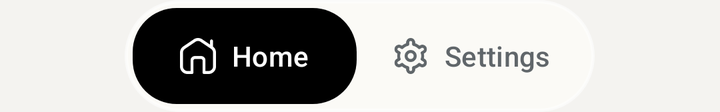
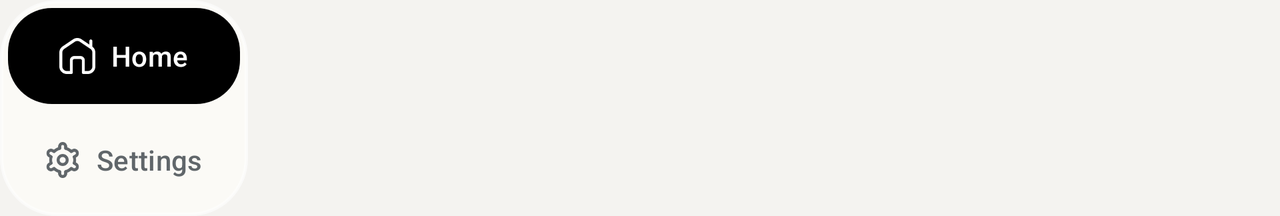

First picture: res/layout/ on a phone held upright. Second picture: the repository's own variant of that layout, on a device whose configuration matches the variant's folder. Source for both follows.
<!-- AndroidManifest.xml: application theme Theme.LinkDeck -->
<!-- res/layout/view_floating_nav.xml -->
<?xml version="1.0" encoding="utf-8"?>
<LinearLayout xmlns:android="http://schemas.android.com/apk/res/android"
    xmlns:app="http://schemas.android.com/apk/res-auto"
    android:id="@+id/cardFloatingNav"
    android:layout_width="wrap_content"
    android:layout_height="wrap_content"
    android:layout_gravity="bottom|center_horizontal"
    android:background="@drawable/bg_floating_nav_container"
    android:orientation="horizontal"
    android:elevation="6dp"
    android:padding="4dp">

    <LinearLayout
        android:id="@+id/tabHome"
        android:layout_width="wrap_content"
        android:layout_height="48dp"
        android:background="@drawable/bg_nav_tab_active"
        android:clickable="true"
        android:contentDescription="@string/nav_home"
        android:focusable="true"
        android:gravity="center"
        android:minWidth="112dp"
        android:orientation="horizontal"
        android:paddingStart="18dp"
        android:paddingEnd="18dp">

        <ImageView
            android:id="@+id/iconHome"
            android:layout_width="18dp"
            android:layout_height="18dp"
            android:contentDescription="@null"
            android:src="@drawable/home"
            android:scaleType="fitCenter"
            app:tint="?attr/colorOnPrimary" />

        <TextView
            android:id="@+id/textHome"
            style="@style/TextAppearance.LinkDeck.Label"
            android:layout_width="wrap_content"
            android:layout_height="wrap_content"
            android:layout_marginStart="8dp"
            android:text="@string/nav_home"
            android:textColor="?attr/colorOnPrimary" />
    </LinearLayout>

    <LinearLayout
        android:id="@+id/tabSettings"
        android:layout_width="wrap_content"
        android:layout_height="48dp"
        android:background="@drawable/bg_nav_tab_inactive"
        android:clickable="true"
        android:contentDescription="@string/nav_settings"
        android:focusable="true"
        android:gravity="center"
        android:minWidth="112dp"
        android:orientation="horizontal"
        android:paddingStart="18dp"
        android:paddingEnd="18dp">

        <ImageView
            android:id="@+id/iconSettings"
            android:layout_width="18dp"
            android:layout_height="18dp"
            android:contentDescription="@null"
            android:src="@drawable/settings"
            android:scaleType="fitCenter"
            app:tint="?attr/colorOnSurfaceVariant" />

        <TextView
            android:id="@+id/textSettings"
            style="@style/TextAppearance.LinkDeck.Label"
            android:layout_width="wrap_content"
            android:layout_height="wrap_content"
            android:layout_marginStart="8dp"
            android:text="@string/nav_settings"
            android:textColor="?attr/colorOnSurfaceVariant" />
    </LinearLayout>
</LinearLayout>
<!-- resources referenced by this layout -->
<resources>
  <!-- drawable bg_nav_tab_active (drawable) -->
  <?xml version="1.0" encoding="utf-8"?>
  <shape xmlns:android="http://schemas.android.com/apk/res/android"
      android:shape="rectangle">
      <corners android:radius="22dp" />
      <solid android:color="?attr/colorPrimary" />
  </shape>
  <string name="nav_home">Home</string>
  <string name="nav_settings">Settings</string>
  <style name="TextAppearance.LinkDeck.Label" parent="TextAppearance.Material3.LabelLarge">
          <item name="android:textSize">14sp</item>
          <item name="android:textColor">?attr/colorOnSurface</item>
      </style>
  <style name="Theme.LinkDeck" parent="Base.Theme.LinkDeck" />
  <color name="glass_nav_bg">#E6FCFBF8</color>
  <color name="glass_nav_stroke">#99FFFFFF</color>
  <color name="primary">#000000</color>
  <color name="on_primary">#FFFFFF</color>
  <color name="primary_container">#E7E6E2</color>
  <color name="on_primary_container">#1F2427</color>
  <color name="surface_light">#F4F3F0</color>
  <color name="surface_container_light">#FCFBF8</color>
  <color name="on_surface_light">#1F2427</color>
  <color name="surface_variant_light">#E9E8E3</color>
  <color name="on_surface_variant_light">#60666A</color>
  <color name="outline_light">#DCDDD9</color>
  <color name="outline_variant_light">#E7E6E1</color>
  <color name="transparent">#00000000</color>
  <style name="Widget.LinkDeck.BottomSheetDialog" parent="ThemeOverlay.Material3.BottomSheetDialog">
          <item name="bottomSheetStyle">@style/Widget.LinkDeck.BottomSheet</item>
          <item name="android:navigationBarColor">@android:color/transparent</item>
          <item name="android:windowDrawsSystemBarBackgrounds">true</item>
          <item name="enableEdgeToEdge">true</item>
      </style>
  <style name="TextAppearance.LinkDeck.DisplayLarge" parent="TextAppearance.Material3.DisplayLarge" />
  <style name="TextAppearance.LinkDeck.DisplayMedium" parent="TextAppearance.Material3.DisplayMedium" />
  <style name="TextAppearance.LinkDeck.DisplaySmall" parent="TextAppearance.Material3.DisplaySmall" />
  <style name="TextAppearance.LinkDeck.HeadlineLarge" parent="TextAppearance.Material3.HeadlineLarge" />
  <style name="TextAppearance.LinkDeck.HeadlineMedium" parent="TextAppearance.Material3.HeadlineMedium" />
  <style name="TextAppearance.LinkDeck.HeadlineSmall" parent="TextAppearance.Material3.HeadlineSmall" />
  <style name="TextAppearance.LinkDeck.TitleLarge" parent="TextAppearance.Material3.TitleLarge" />
  <style name="TextAppearance.LinkDeck.TitleMedium" parent="TextAppearance.Material3.TitleMedium" />
  <style name="TextAppearance.LinkDeck.TitleSmall" parent="TextAppearance.Material3.TitleSmall" />
  <style name="TextAppearance.LinkDeck.BodyLarge" parent="TextAppearance.Material3.BodyLarge" />
  <style name="TextAppearance.LinkDeck.BodyMedium" parent="TextAppearance.Material3.BodyMedium" />
  <style name="TextAppearance.LinkDeck.BodySmall" parent="TextAppearance.Material3.BodySmall" />
  <style name="TextAppearance.LinkDeck.LabelLarge" parent="TextAppearance.Material3.LabelLarge" />
  <style name="TextAppearance.LinkDeck.LabelMedium" parent="TextAppearance.Material3.LabelMedium" />
  <style name="TextAppearance.LinkDeck.LabelSmall" parent="TextAppearance.Material3.LabelSmall" />
  <style name="Widget.LinkDeck.BottomSheet" parent="Widget.Material3.BottomSheet">
          <item name="shapeAppearance">@style/ShapeAppearance.LinkDeck.BottomSheet</item>
          <item name="backgroundTint">@color/surface_container_light</item>
      </style>
  <style name="ShapeAppearance.LinkDeck.BottomSheet" parent="ShapeAppearance.Material3.Corner.ExtraLarge">
          <item name="cornerSizeTopLeft">24dp</item>
          <item name="cornerSizeTopRight">24dp</item>
          <item name="cornerSizeBottomLeft">0dp</item>
          <item name="cornerSizeBottomRight">0dp</item>
      </style>
  <!-- some entries are left out for length -->
</resources>
<!-- res/layout-land/view_floating_nav.xml (the repository's variant of the layout above) -->
<!-- drawn on the phone turned sideways -->
<?xml version="1.0" encoding="utf-8"?>
<LinearLayout xmlns:android="http://schemas.android.com/apk/res/android"
    xmlns:app="http://schemas.android.com/apk/res-auto"
    android:id="@+id/cardFloatingNav"
    android:layout_width="wrap_content"
    android:layout_height="wrap_content"
    android:layout_gravity="start|center_vertical"
    android:background="@drawable/bg_floating_nav_container"
    android:orientation="vertical"
    android:elevation="6dp"
    android:padding="4dp">

    <LinearLayout
        android:id="@+id/tabHome"
        android:layout_width="match_parent"
        android:layout_height="48dp"
        android:background="@drawable/bg_nav_tab_active"
        android:clickable="true"
        android:contentDescription="@string/nav_home"
        android:focusable="true"
        android:gravity="center"
        android:minWidth="116dp"
        android:orientation="horizontal"
        android:paddingStart="16dp"
        android:paddingEnd="16dp"
        android:layout_marginBottom="4dp">

        <ImageView
            android:id="@+id/iconHome"
            android:layout_width="18dp"
            android:layout_height="18dp"
            android:contentDescription="@null"
            android:src="@drawable/home"
            android:scaleType="fitCenter"
            app:tint="?attr/colorOnPrimary" />

        <TextView
            android:id="@+id/textHome"
            style="@style/TextAppearance.LinkDeck.Label"
            android:layout_width="wrap_content"
            android:layout_height="wrap_content"
            android:layout_marginStart="8dp"
            android:text="@string/nav_home"
            android:textColor="?attr/colorOnPrimary" />
    </LinearLayout>

    <LinearLayout
        android:id="@+id/tabSettings"
        android:layout_width="match_parent"
        android:layout_height="48dp"
        android:background="@drawable/bg_nav_tab_inactive"
        android:clickable="true"
        android:contentDescription="@string/nav_settings"
        android:focusable="true"
        android:gravity="center"
        android:minWidth="116dp"
        android:orientation="horizontal"
        android:paddingStart="16dp"
        android:paddingEnd="16dp">

        <ImageView
            android:id="@+id/iconSettings"
            android:layout_width="18dp"
            android:layout_height="18dp"
            android:contentDescription="@null"
            android:src="@drawable/settings"
            android:scaleType="fitCenter"
            app:tint="?attr/colorOnSurfaceVariant" />

        <TextView
            android:id="@+id/textSettings"
            style="@style/TextAppearance.LinkDeck.Label"
            android:layout_width="wrap_content"
            android:layout_height="wrap_content"
            android:layout_marginStart="8dp"
            android:text="@string/nav_settings"
            android:textColor="?attr/colorOnSurfaceVariant" />
    </LinearLayout>
</LinearLayout>
